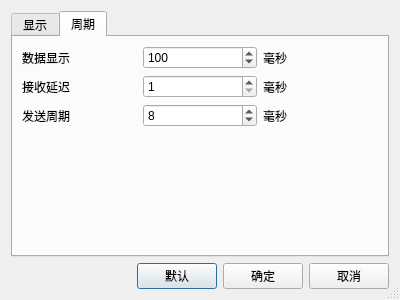
<?xml version="1.0" encoding="UTF-8"?>
<ui version="4.0">
 <class>AdvancedForm</class>
 <widget class="QDialog" name="AdvancedForm">
  <property name="geometry">
   <rect>
    <x>0</x>
    <y>0</y>
    <width>400</width>
    <height>300</height>
   </rect>
  </property>
  <property name="sizePolicy">
   <sizepolicy hsizetype="Fixed" vsizetype="Fixed">
    <horstretch>0</horstretch>
    <verstretch>0</verstretch>
   </sizepolicy>
  </property>
  <property name="acceptDrops">
   <bool>false</bool>
  </property>
  <property name="windowTitle">
   <string>Dialog</string>
  </property>
  <property name="autoFillBackground">
   <bool>false</bool>
  </property>
  <property name="sizeGripEnabled">
   <bool>true</bool>
  </property>
  <property name="modal">
   <bool>false</bool>
  </property>
  <layout class="QVBoxLayout" name="verticalLayout_3">
   <item>
    <widget class="QTabWidget" name="tabWidget">
     <property name="currentIndex">
      <number>1</number>
     </property>
     <widget class="QWidget" name="tab">
      <attribute name="title">
       <string>显示</string>
      </attribute>
      <layout class="QVBoxLayout" name="verticalLayout_4">
       <item>
        <layout class="QVBoxLayout" name="verticalLayout">
         <item>
          <layout class="QHBoxLayout" name="horizontalLayout_2">
           <item>
            <widget class="QCheckBox" name="checkBoxReceive">
             <property name="text">
              <string>显示接收</string>
             </property>
             <property name="checked">
              <bool>true</bool>
             </property>
            </widget>
           </item>
           <item>
            <widget class="QCheckBox" name="checkBoxSend">
             <property name="text">
              <string>显示发送</string>
             </property>
            </widget>
           </item>
           <item>
            <widget class="QCheckBox" name="checkBoxLog">
             <property name="text">
              <string>显示日志</string>
             </property>
            </widget>
           </item>
          </layout>
         </item>
         <item>
          <spacer name="verticalSpacer">
           <property name="orientation">
            <enum>Qt::Vertical</enum>
           </property>
           <property name="sizeHint" stdset="0">
            <size>
             <width>20</width>
             <height>40</height>
            </size>
           </property>
          </spacer>
         </item>
        </layout>
       </item>
      </layout>
     </widget>
     <widget class="QWidget" name="tab_2">
      <attribute name="title">
       <string>周期</string>
      </attribute>
      <layout class="QVBoxLayout" name="verticalLayout_5">
       <item>
        <layout class="QVBoxLayout" name="verticalLayout_2">
         <item>
          <layout class="QGridLayout" name="gridLayout">
           <item row="0" column="0">
            <widget class="QLabel" name="label">
             <property name="text">
              <string>数据显示</string>
             </property>
            </widget>
           </item>
           <item row="0" column="1">
            <widget class="QSpinBox" name="spinBoxShowPeriod">
             <property name="minimum">
              <number>1</number>
             </property>
             <property name="maximum">
              <number>1000</number>
             </property>
             <property name="value">
              <number>100</number>
             </property>
             <property name="displayIntegerBase">
              <number>10</number>
             </property>
            </widget>
           </item>
           <item row="0" column="2">
            <widget class="QLabel" name="label_3">
             <property name="text">
              <string>毫秒</string>
             </property>
            </widget>
           </item>
           <item row="1" column="0">
            <widget class="QLabel" name="label_2">
             <property name="text">
              <string>接收延迟</string>
             </property>
            </widget>
           </item>
           <item row="1" column="1">
            <widget class="QSpinBox" name="spinBoxRecDelay">
             <property name="minimum">
              <number>1</number>
             </property>
             <property name="maximum">
              <number>1000</number>
             </property>
            </widget>
           </item>
           <item row="1" column="2">
            <widget class="QLabel" name="label_4">
             <property name="text">
              <string>毫秒</string>
             </property>
            </widget>
           </item>
           <item row="2" column="0">
            <widget class="QLabel" name="label_5">
             <property name="text">
              <string>发送周期</string>
             </property>
            </widget>
           </item>
           <item row="2" column="1">
            <widget class="QSpinBox" name="spinBoxSendPeriod">
             <property name="minimum">
              <number>1</number>
             </property>
             <property name="maximum">
              <number>1000</number>
             </property>
             <property name="value">
              <number>8</number>
             </property>
             <property name="displayIntegerBase">
              <number>10</number>
             </property>
            </widget>
           </item>
           <item row="2" column="2">
            <widget class="QLabel" name="label_11">
             <property name="text">
              <string>毫秒</string>
             </property>
            </widget>
           </item>
          </layout>
         </item>
         <item>
          <spacer name="verticalSpacer_2">
           <property name="orientation">
            <enum>Qt::Vertical</enum>
           </property>
           <property name="sizeHint" stdset="0">
            <size>
             <width>20</width>
             <height>40</height>
            </size>
           </property>
          </spacer>
         </item>
        </layout>
       </item>
      </layout>
     </widget>
    </widget>
   </item>
   <item>
    <layout class="QHBoxLayout" name="horizontalLayout">
     <item>
      <spacer name="horizontalSpacer">
       <property name="orientation">
        <enum>Qt::Horizontal</enum>
       </property>
       <property name="sizeHint" stdset="0">
        <size>
         <width>40</width>
         <height>20</height>
        </size>
       </property>
      </spacer>
     </item>
     <item>
      <widget class="QPushButton" name="pushButtonDefault">
       <property name="text">
        <string>默认</string>
       </property>
      </widget>
     </item>
     <item>
      <widget class="QPushButton" name="pushButtonOk">
       <property name="text">
        <string>确定</string>
       </property>
      </widget>
     </item>
     <item>
      <widget class="QPushButton" name="pushButtonCancel">
       <property name="text">
        <string>取消</string>
       </property>
      </widget>
     </item>
    </layout>
   </item>
  </layout>
 </widget>
 <resources/>
 <connections/>
</ui>
